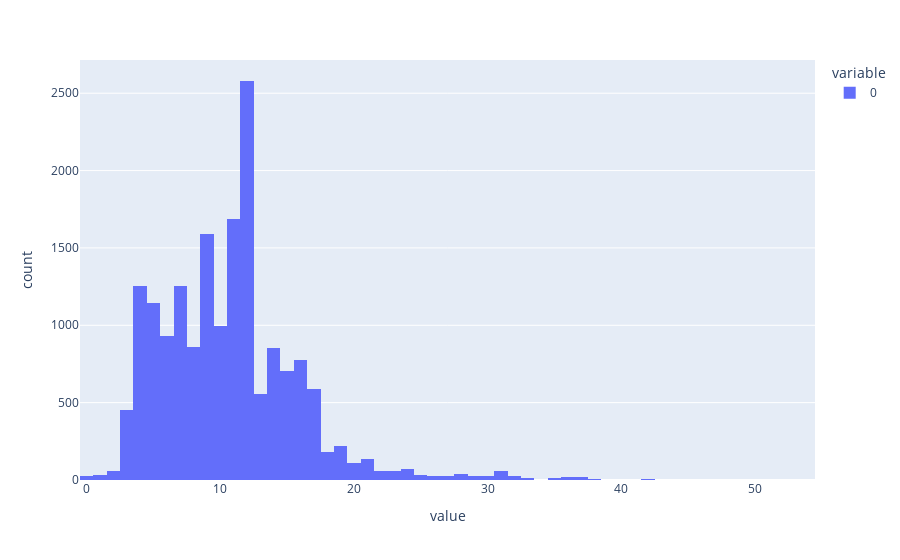

Notebook source saved alongside this figure:
### Code cell
tweet_len = list(map(len, train_df.Entity.values))
px.histogram(tweet_len)

### Figure 1 — Plotly figure (JSON) as saved in the notebook; plotly's stock layout.template omitted (floating-point values rounded to 4 significant figures; data arrays with more than 128 entries replaced by an {"elided": "..."} marker saying what was removed)
{"data": [{"alignmentgroup": "True", "bingroup": "x", "hovertemplate": "variable=0<br>value=%{x}<br>count=%{y}<extra></extra>", "legendgroup": "0", "marker": {"color": "#636efa", "pattern": {"shape": ""}}, "name": "0", "offsetgroup": "0", "orientation": "v", "showlegend": true, "type": "histogram", "x": {"elided": "17514 int values"}, "xaxis": "x", "yaxis": "y"}], "layout": {"barmode": "relative", "legend": {"title": {"text": "variable"}, "tracegroupgap": 0}, "margin": {"t": 60}, "xaxis": {"anchor": "y", "domain": [0, 1], "title": {"text": "value"}}, "yaxis": {"anchor": "x", "domain": [0, 1], "title": {"text": "count"}}}}
